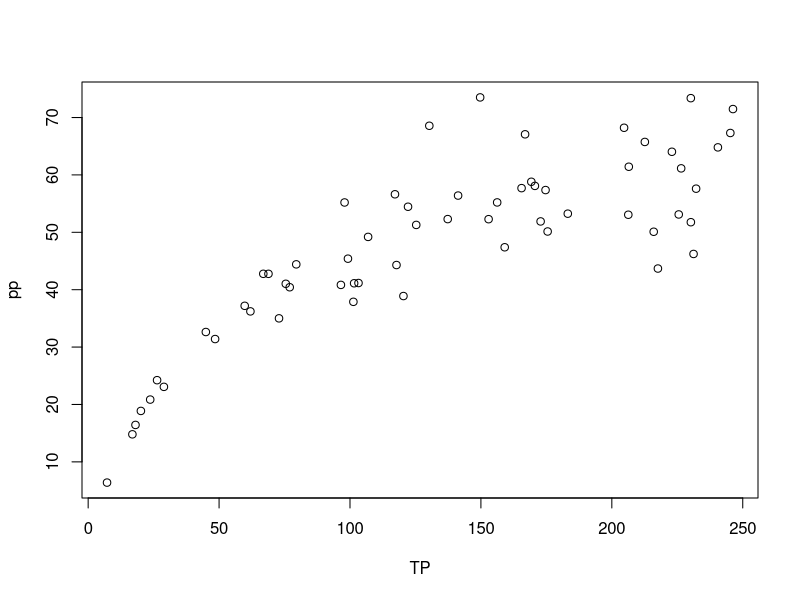

This chart was generated by the following R code:





# oak tree density as a quadratic function of mean annual soil moisture
# make up soil moistures from uniform distribution
sm=runif(40,min=20,max=200)

# make up parameters for the quadratic deterministic component
B0=-20
B1=3
B2=-0.014

# expected values of oak density given the parametes above
lambda=B0+B1*sm+B2*sm^2

# add the stochastic component
oak=rpois(length(lambda),lambda)

data=data.frame(soilMoisture=sm,oakDensity=oak)

write.table(data,"oakDensities.txt",row.names=FALSE,sep="\t")


# primary production vs. lake total phosphorus concentration
# make up total phosphorus data from a uniform distribution
TP=runif(60,min=4,max=250)
# make up parameters of a michaelis-menten deterministic component
a=80
b=75
# expected values based on parameters above
Epp=a*TP/(b+TP)
# make up stochastic component parameter
shape=50
scale=Epp/shape
# simulate with deterministic and stochastic components
pp=rgamma(length(scale),shape=shape,scale=scale)

plot(TP,pp)

data2=data.frame(totalP=TP,primProd=pp)

write.table(data2,"lakePrimProd.txt",row.names=FALSE,sep="\t")